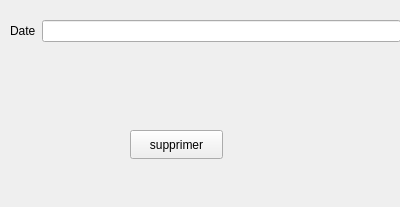
<?xml version="1.0" encoding="UTF-8"?>
<ui version="4.0">
 <class>supDate</class>
 <widget class="QWidget" name="supDate">
  <property name="geometry">
   <rect>
    <x>0</x>
    <y>0</y>
    <width>400</width>
    <height>207</height>
   </rect>
  </property>
  <property name="windowTitle">
   <string>Form</string>
  </property>
  <widget class="QPushButton" name="pushButton">
   <property name="geometry">
    <rect>
     <x>130</x>
     <y>130</y>
     <width>93</width>
     <height>29</height>
    </rect>
   </property>
   <property name="text">
    <string>supprimer</string>
   </property>
  </widget>
  <widget class="QWidget" name="formLayoutWidget">
   <property name="geometry">
    <rect>
     <x>10</x>
     <y>20</y>
     <width>391</width>
     <height>80</height>
    </rect>
   </property>
   <layout class="QFormLayout" name="formLayout">
    <item row="0" column="0">
     <widget class="QLabel" name="label">
      <property name="text">
       <string>Date</string>
      </property>
     </widget>
    </item>
    <item row="0" column="1">
     <widget class="QLineEdit" name="lineEdit"/>
    </item>
   </layout>
  </widget>
 </widget>
 <resources/>
 <connections/>
</ui>
